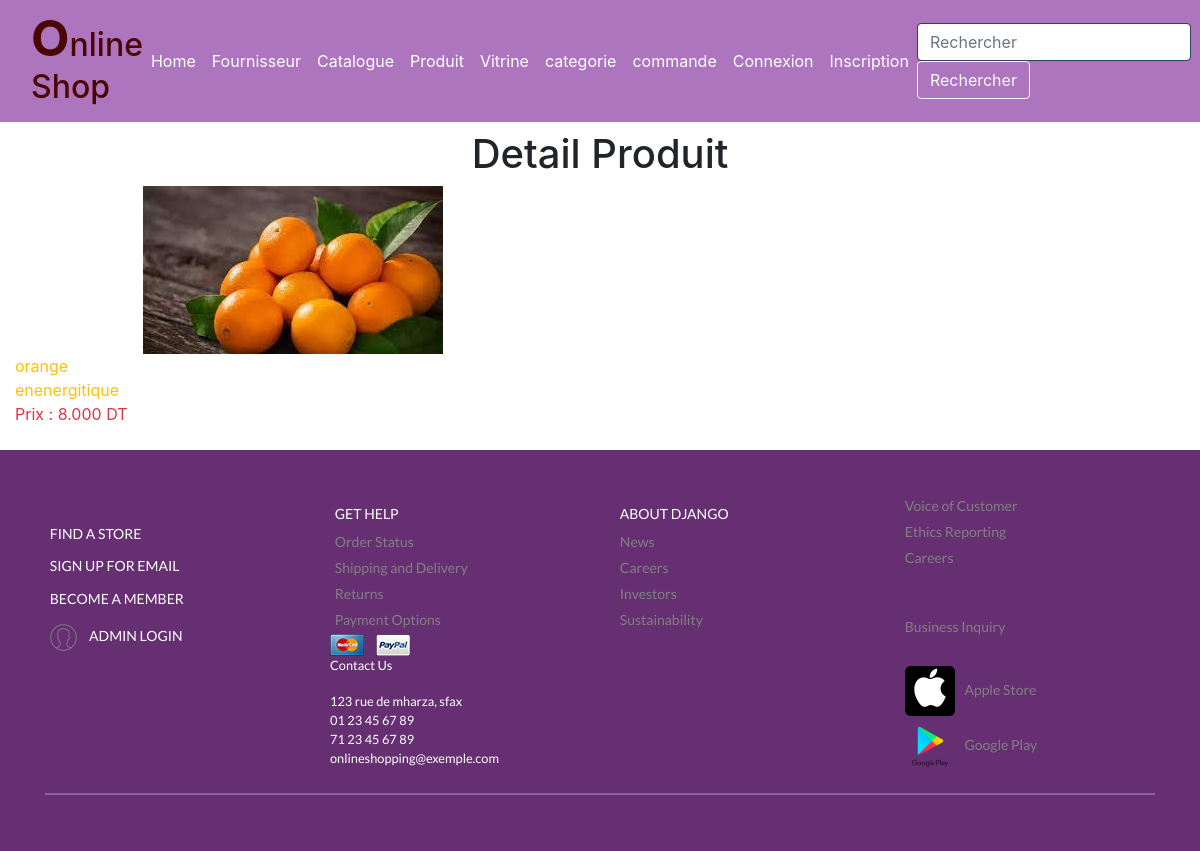
The page /magasin/catalogue/detailProduit/enenergitique/ on the database its author committed.
### magasin/models.py (models this page shows)
class Produit (models.Model) :
    libellé=models.CharField(max_length=100)
    description=models.TextField(default='Non définie')
    prix =models.DecimalField(max_digits=10,decimal_places=3)
    TYPE_CHOICES=[('em','emballé'),('fr','Frais'),('cs','Conserve')]
    type=models.CharField(max_length=2,choices=TYPE_CHOICES,default='em')
    img = models.ImageField(blank=True, upload_to='media/')
    catégorie=models.ForeignKey('Categorie',on_delete=models.CASCADE,null=True)# « plusieurs à un »
    Fournisseur=models.ForeignKey('Fournisseur',on_delete=models.CASCADE,null=True)
    commande_produit = models.ManyToManyField('Commande', blank=True)
    stock = models.PositiveIntegerField()

### magasin/views.py (the view)
# urls.py: path('catalogue/detailProduit/<str:description>/', views.detailProduit,name='detailProduit'),
def detailProduit(request,description):
    product = Produit.objects.get(description=description)
    return render(request,'magasin/detailProduit.html', context={'product':product})

### magasin/templates/magasin/detailProduit.html
{% extends 'magasin/base.html' %}
{% block content %}
  <h1><center>Detail Produit </center></h1>
  <div class="row">
    <dib class="col-md-6">
      <div>
        <center> <img src="/media/{{product.img}}" alt="" ></center>
      </div>
    </div>
  <div class="col-md-6">
    <div class="text-warning display">
      {{  product.libellé}}
    </div>
    <div  class="text-warning display">
      {{ product.description}}
    </div>
  <div class="text-danger">
     Prix : {{ product.prix}} DT
  </div>
  </div>
{% endblock content %}

### rows shown on the page
Produit: img (picture), libellé "orange", description "enenergitique", prix "8.000"
